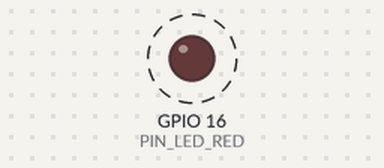
The sketch below on a simulated ESP32. Parts: output pins drawn as LEDs (lit = HIGH). Dashed ring = blinking. I2S audio is not simulated (input reads silence); what the sketch prints to the serial monitor is not drawn.

Above: at 0.2 s.
Timing chart, 0 to 3.0 s (numbered marks = the images above):
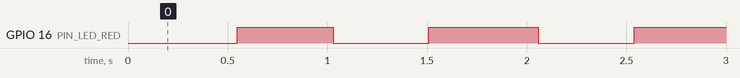

Measured:
- by itself, GPIO 16 (PIN_LED_RED): alternates HIGH for 0.48 s and LOW for 0.48 s

The sketch:

RespiGuard_recorder.ino
```cpp
/*
  RespiGuard — recording sketch.

  Streams raw microphone audio over USB so that normal breathing can be captured
  on the finished device and used to fine-tune the wheeze classifier. This is the
  one piece of the machine-learning plan that cannot be done without hardware:
  the model was trained on a stethoscope pressed to the chest, and the INMP441
  sits under clothing. Recordings made here are what close that gap.

  Only the negative class is collected — ordinary breathing, from whoever is
  wearing it. That raises no ethics question and needs no consent process, which
  is exactly why it is the half of the problem worth solving first.

  The audio is sent at 4 kHz, matching prepare_icbhi.py, so the recordings drop
  straight into the training set without resampling. A 16-bit sample at 4 kHz is
  64 kbit/s, comfortably inside the serial link, so nothing has to be compressed
  or buffered to an SD card.

  Wiring is the same as the main firmware: BCLK 4, WS 5, SD 6, and the mic's L/R
  pin to ground.

  Use:
    1. Flash this sketch.
    2. Close the Arduino serial monitor — it will hold the port otherwise.
    3. Run  python record.py --seconds 30 --label rest
    4. Press the button, or just start the script; recording runs until it stops.
*/

#include <driver/i2s.h>

#define PIN_I2S_BCLK 4
#define PIN_I2S_WS   5
#define PIN_I2S_SD   6
#define PIN_LED_RED  16
#define PIN_BUTTON   18

// Matches prepare_icbhi.py. Recording at the training rate means the captured
// audio needs no resampling later, and resampling is a step where a quiet
// mismatch with the training features could creep in.
static const int SAMPLE_RATE = 4000;
static const int CHUNK = 256;

// A short header on every chunk. Without it, a byte dropped on the wire would
// shift every following sample by one and turn the recording into noise that
// still looks like audio.
static const uint8_t MAGIC[4] = {0x52, 0x47, 0x41, 0x31};   // "RGA1"

void setup() {
  // The bit rate here is for the USB CDC link, not the audio. It is set high so
  // the serial link is never the bottleneck.
  Serial.begin(921600);
  pinMode(PIN_LED_RED, OUTPUT);
  pinMode(PIN_BUTTON, INPUT_PULLUP);

  i2s_config_t cfg = {};
  cfg.mode = (i2s_mode_t)(I2S_MODE_MASTER | I2S_MODE_RX);
  cfg.sample_rate = SAMPLE_RATE;
  // The INMP441 places a 24-bit sample inside a 32-bit slot. Reading 32 and
  // shifting down is correct; reading 16 takes the wrong end of the word and
  // returns something that looks like noise but is not.
  cfg.bits_per_sample = I2S_BITS_PER_SAMPLE_32BIT;
  cfg.channel_format = I2S_CHANNEL_FMT_ONLY_LEFT;
  cfg.communication_format = I2S_COMM_FORMAT_STAND_I2S;
  cfg.intr_alloc_flags = ESP_INTR_FLAG_LEVEL1;
  cfg.dma_buf_count = 8;
  cfg.dma_buf_len = CHUNK;
  cfg.use_apll = false;

  i2s_pin_config_t pins = {};
  pins.bck_io_num = PIN_I2S_BCLK;
  pins.ws_io_num = PIN_I2S_WS;
  pins.data_out_num = I2S_PIN_NO_CHANGE;
  pins.data_in_num = PIN_I2S_SD;

  if (i2s_driver_install(I2S_NUM_0, &cfg, 0, NULL) != ESP_OK ||
      i2s_set_pin(I2S_NUM_0, &pins) != ESP_OK) {
    // Fast blink forever: the host script will see no data and this says why.
    while (true) {
      digitalWrite(PIN_LED_RED, !digitalRead(PIN_LED_RED));
      delay(100);
    }
  }
}

void loop() {
  static int32_t raw[CHUNK];
  static int16_t out[CHUNK];

  size_t bytesRead = 0;
  if (i2s_read(I2S_NUM_0, raw, sizeof(raw), &bytesRead, portMAX_DELAY) != ESP_OK) return;
  int got = bytesRead / sizeof(int32_t);
  if (got <= 0) return;

  // 24-bit sample sitting in the top of a 32-bit word, brought down to 16 bits.
  // The shift is 16 rather than 8 because the low byte of the 24 is below the
  // mic's own noise floor and carries nothing.
  for (int i = 0; i < got; i++) out[i] = (int16_t)(raw[i] >> 16);

  Serial.write(MAGIC, 4);
  uint16_t n = got;
  Serial.write((uint8_t *)&n, 2);
  Serial.write((uint8_t *)out, got * sizeof(int16_t));

  // Slow heartbeat, so it is obvious at a glance that audio is still flowing.
  digitalWrite(PIN_LED_RED, (millis() / 500) % 2);
}
```
